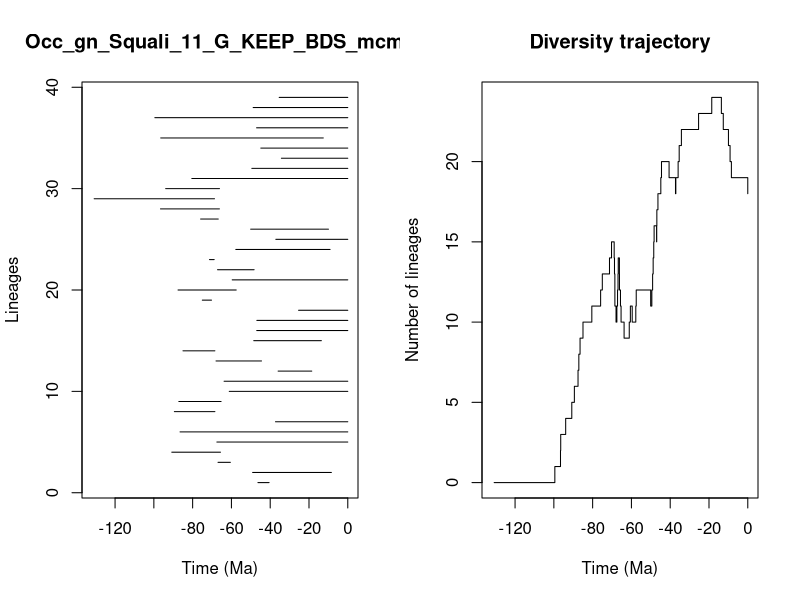

Source code (R):


pdf(file='../Results/Genus/5_MA_bins_EP_FT/pyrate_mcmc_logs/Occ_gn_Squali_11_G_KEEP_BDS_mcmc_LTT.pdf',width=0.6*20, height=0.6*10)
title = "Occ_gn_Squali_11_G_KEEP_BDS_mcmc"
ts=c(46.326070707335155, 49.07215306957766,66.91002239182912,90.74990527713608,67.50159354952055,86.48838240172955,37.27208972291128,89.41862511054019,87.1168429061192,61.116957944429906,63.77864342219946,35.917030772238846,67.93425291570176,84.97563076505497,48.485948168623075,46.95060836442023,46.88818601331356,25.370137575641134,75.0114657888541,87.53094337291095,59.59504860198197,67.15784825779129,71.30999992603842,57.74511766752473,37.10074487271784,50.07576308139263,75.88286312425475,96.57395241325328,130.77952536690324,93.90166472574262,80.41823253121868,49.472463332203965,34.23147712553962,44.84443632683831,96.46019082606477,47.0267699037953,99.49061410630065,48.79070253024414,35.36880993450181)
te=c(40.5830716106668, 8.44925014278938,60.545031933267616,65.64772325612017,0.0,0.0,0.0,68.52789576609761,65.33794131247157,0.0,0.0,18.57617109835449,44.49466091272015,68.54038584909726,13.61866989521292,0.0,0.0,0.0,70.26073521540863,57.52025888599545,0.0,48.29838659103464,68.89440179820647,9.127418669132322,0.0,9.969516998294221,66.7980144395047,66.19597421115883,68.73343993075545,66.16305752812897,0.0,0.0,0.0,0.0,12.633895887387853,0.0,0.0,0.0,0.0)
div_traj=c(0, 1,2,3,4,5,6,7,8,9,10,11,12,13,14,15,14,13,12,11,10,11,12,13,14,13,12,11,10,9,10,11,10,11,12,11,12,13,14,15,16,15,16,17,18,19,20,19,18,19,20,21,22,23,24,23,22,21,20,19,18)
time_events=c(130.77952536690324, 99.49061410630065,96.57395241325328,96.46019082606477,93.90166472574262,90.74990527713608,89.41862511054019,87.53094337291095,87.1168429061192,86.48838240172955,84.97563076505497,80.41823253121868,75.88286312425475,75.0114657888541,71.30999992603842,70.26073521540863,68.89440179820647,68.73343993075545,68.54038584909726,68.52789576609761,67.93425291570176,67.50159354952055,67.15784825779129,66.91002239182912,66.7980144395047,66.19597421115883,66.16305752812897,65.64772325612017,65.33794131247157,63.77864342219946,61.116957944429906,60.545031933267616,59.59504860198197,57.74511766752473,57.52025888599545,50.07576308139263,49.472463332203965,49.07215306957766,48.79070253024414,48.485948168623075,48.29838659103464,47.0267699037953,46.95060836442023,46.88818601331356,46.326070707335155,44.84443632683831,44.49466091272015,40.5830716106668,37.27208972291128,37.10074487271784,35.917030772238846,35.36880993450181,34.23147712553962,25.370137575641134,18.57617109835449,13.61866989521292,12.633895887387853,9.969516998294221,9.127418669132322,8.44925014278938,0.0)
                par(mfrow=c(1,2))
                L = length(ts)
                plot(ts, 1:L , xlim=c(-max(ts)-1,0), pch=20, type="n", main=title,xlab="Time (Ma)",ylab="Lineages")
                for (i in 1:L){segments(x0=-te[i],y0=i,x1=-ts[i],y1=i)}    
                t = -time_events
                plot(div_traj ~ t,type="s", main = "Diversity trajectory",xlab="Time (Ma)",ylab="Number of lineages",xlim=c(-max(ts)-1,0))
                abline(v=c(65,200,251,367,445),lty=2,col="gray")
                
